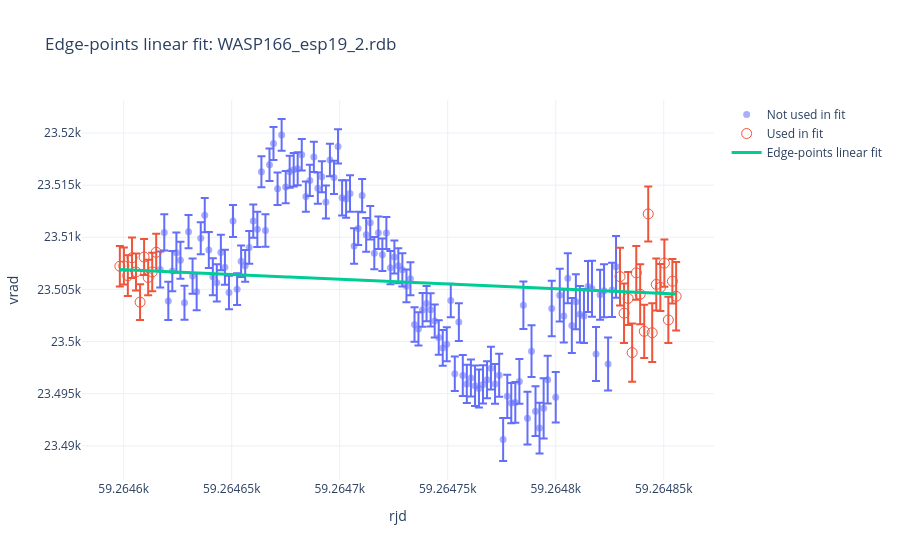

The notebook cell saved with this chart:
### Code cell
obs_name = 'WASP166_esp19_2.rdb'
obs_df = read_rdb_file(best_rm_path / obs_name)

def iteratively_clip_by_rms(obs_name, rms_threshold=2.0, max_iterations=10, observations_path=best_rm_path):
    obs_df = read_rdb_file(observations_path / obs_name)
    clean_df = obs_df.dropna(subset=['rjd', 'vrad', 'svrad']).copy()
    fit_mask = pd.Series(True, index=clean_df.index)
    history = []

    for iteration in range(max_iterations):
        fitted_df, fit_result = fit_linear_rv(clean_df, fit_mask=fit_mask)
        fit_residuals = fitted_df.loc[fit_mask, 'linear_residual']
        residual_rms = np.sqrt(np.mean(fit_residuals**2))
        clip_limit = rms_threshold * residual_rms
        exclude_mask = fit_mask & (fitted_df['linear_residual'].abs() > clip_limit)
        exclude_indices = fitted_df.index[exclude_mask]

        history.append(
            {
                'iteration': iteration + 1,
                **fit_result,
                'residual_rms': residual_rms,
                'clip_limit': clip_limit,
                'n_excluded': len(exclude_indices),
                'excluded_indices': list(exclude_indices),
                'excluded_files': fitted_df.loc[exclude_indices, 'file_rootpath'].tolist(),
                'excluded_rjd': fitted_df.loc[exclude_indices, 'rjd'].tolist(),
                'excluded_vrad': fitted_df.loc[exclude_indices, 'vrad'].tolist(),
                'excluded_residual': fitted_df.loc[exclude_indices, 'linear_residual'].tolist(),
            }
        )

        if len(exclude_indices) == 0:
            break

        fit_mask.loc[exclude_indices] = False

    initial_df, initial_fit = fit_linear_rv(clean_df)
    final_df, final_fit = fit_linear_rv(clean_df, fit_mask=fit_mask)

    return initial_df, initial_fit, final_df, final_fit, pd.DataFrame(history)


def fit_with_edge_points(obs_name, n_first=5, n_last=6, observations_path=best_rm_path):
    obs_df = read_rdb_file(observations_path / obs_name)
    clean_df = obs_df.dropna(subset=['rjd', 'vrad', 'svrad']).copy().sort_values('rjd')

    fit_mask = pd.Series(False, index=clean_df.index)
    fit_mask.loc[clean_df.head(n_first).index] = True
    fit_mask.loc[clean_df.tail(n_last).index] = True

    fitted_df, fit_result = fit_linear_rv(clean_df, fit_mask=fit_mask)
    fit_history = pd.DataFrame(
        [
            {
                **fit_result,
                'fit_method': 'edge_points',
                'n_first': n_first,
                'n_last': n_last,
                'fit_indices': list(clean_df.index[fit_mask]),
            }
        ]
    )

    return fitted_df, fit_result, fit_history


def plot_linear_fit_selection(obs_df, fitted_df, fit_result, obs_name, fit_label='Linear fit'):
    model_rjd, model_vrad = model_curve(obs_df, fit_result)
    fit_df = fitted_df.loc[fitted_df['fit_mask']]
    unused_df = fitted_df.loc[~fitted_df['fit_mask']]

    fig = go.Figure()
    fig.add_trace(
        go.Scatter(
            x=unused_df['rjd'],
            y=unused_df['vrad'],
            error_y=dict(type='data', array=unused_df['svrad'], visible=True),
            mode='markers',
            marker=dict(size=7, opacity=0.55),
            name='Not used in fit',
            text=unused_df['file_rootpath'],
            hovertemplate='rjd=%{x}<br>vrad=%{y}<br>svrad=%{error_y.array}<br>file=%{text}<extra></extra>',
        )
    )
    fig.add_trace(
        go.Scatter(
            x=fit_df['rjd'],
            y=fit_df['vrad'],
            error_y=dict(type='data', array=fit_df['svrad'], visible=True),
            mode='markers',
            marker=dict(size=10, symbol='circle-open'),
            name='Used in fit',
            text=fit_df['file_rootpath'],
            hovertemplate='rjd=%{x}<br>vrad=%{y}<br>svrad=%{error_y.array}<br>file=%{text}<extra></extra>',
        )
    )
    fig.add_trace(
        go.Scatter(
            x=model_rjd,
            y=model_vrad,
            mode='lines',
            line=dict(width=3),
            name=fit_label,
            hovertemplate='rjd=%{x}<br>model vrad=%{y}<extra></extra>',
        )
    )
    fig.update_layout(
        title=f'{fit_label}: {obs_name}',
        xaxis_title='rjd',
        yaxis_title='vrad',
        template='plotly_white',
        hovermode='closest',
    )

    return fig


fit_method_for_plot = 'edge_points'  # use 'rms_clip' or 'edge_points'

if fit_method_for_plot == 'rms_clip':
    rms_initial_df, rms_initial_fit, rms_final_df, rms_final_fit, rms_clip_history = iteratively_clip_by_rms(
        obs_name,
        rms_threshold=1.5,
        max_iterations=5,
    )
    print(
        f"RMS-clipped fit: vrad = {rms_final_fit['intercept']:.6f} "
        f"+ {rms_final_fit['slope']:.6f} * (rjd - {rms_final_fit['rjd_ref']:.8f})"
    )
    fig = plot_iterative_linear_fit(obs_df, rms_initial_fit, rms_final_df, rms_final_fit, obs_name)
    fig.update_layout(title=f'RMS-clipped linear RV fit: {obs_name}')
elif fit_method_for_plot == 'edge_points':
    edge_fitted_df, edge_fit, edge_fit_history = fit_with_edge_points(
        obs_name,
        n_first=10,
        n_last=15,
    )
    print(
        f"edge-points fit: vrad = {edge_fit['intercept']:.6f} "
        f"+ {edge_fit['slope']:.6f} * (rjd - {edge_fit['rjd_ref']:.8f})"
    )
    display(edge_fit_history)
    fig = plot_linear_fit_selection(obs_df, edge_fitted_df, edge_fit, obs_name, fit_label='Edge-points linear fit')
else:
    raise ValueError("fit_method_for_plot must be 'rms_clip' or 'edge_points'")

fig.show()

### Figure 1 — Plotly figure (JSON) as saved in the notebook; plotly's stock layout.template omitted (floating-point values rounded to 4 significant figures; data arrays with more than 128 entries replaced by an {"elided": "..."} marker saying what was removed)
{"data": [{"error_y": {"array": [1.731, 1.74, 1.839, 1.935, 1.929, 1.777, 1.631, 1.59, 1.685, 1.776, 1.537, 1.651, 1.732, 1.775, 1.787, 1.693, 1.679, 1.61, 1.53, 1.523, 1.515, 1.517, 1.574, 1.595, 1.696, 1.491, 1.559, 1.567, 1.572, 1.549, 1.523, 1.537, 1.532, 1.603, 1.58, 1.508, 1.444, 1.502, 1.451, 1.495, 1.49, 1.581, 1.569, 1.596, 1.645, 1.693, 1.794, 1.749, 1.709, 1.593, 1.588, 1.61, 1.608, 1.544, 1.563, 1.554, 1.53, 1.595, 1.578, 1.683, 1.593, 1.562, 1.58, 1.651, 1.595, 1.615, 1.694, 1.597, 1.583, 1.659, 1.717, 1.635, 1.602, 1.654, 1.806, 1.964, 1.833, 1.776, 1.945, 1.826, 1.842, 1.764, 2.051, 1.9, 2.057, 2.057, 2.072, 1.937, 1.957, 2.143, 2.285, 2.524, 2.483, 2.384, 2.425, 2.888, 2.29, 2.661, 2.424, 2.528, 2.54, 2.393, 2.632, 2.631, 2.711, 2.588, 2.441, 2.692, 2.592, 2.403, 2.542, 2.546, 2.607, 2.967], "type": "data", "visible": true}, "hovertemplate": "rjd=%{x}<br>vrad=%{y}<br>svrad=%{error_y.array}<br>file=%{text}<extra></extra>", "marker": {"opacity": 0.55, "size": 7}, "mode": "markers", "name": "Not used in fit", "text": ["ESPRE.2021-02-19T02:39:13.699.fits", "ESPRE.2021-02-19T02:41:55.763.fits", "ESPRE.2021-02-19T02:44:37.820.fits", "ESPRE.2021-02-19T02:47:19.902.fits", "ESPRE.2021-02-19T02:50:01.970.fits", "ESPRE.2021-02-19T02:52:44.152.fits", "ESPRE.2021-02-19T02:55:26.298.fits", "ESPRE.2021-02-19T02:58:08.379.fits", "ESPRE.2021-02-19T03:00:50.382.fits", "ESPRE.2021-02-19T03:03:32.600.fits", "ESPRE.2021-02-19T03:06:14.696.fits", "ESPRE.2021-02-19T03:08:56.731.fits", "ESPRE.2021-02-19T03:11:38.787.fits", "ESPRE.2021-02-19T03:14:18.530.fits", "ESPRE.2021-02-19T03:16:58.537.fits", "ESPRE.2021-02-19T03:19:40.684.fits", "ESPRE.2021-02-19T03:22:22.746.fits", "ESPRE.2021-02-19T03:25:04.741.fits", "ESPRE.2021-02-19T03:27:46.804.fits", "ESPRE.2021-02-19T03:30:28.983.fits", "ESPRE.2021-02-19T03:33:11.081.fits", "ESPRE.2021-02-19T03:35:53.282.fits", "ESPRE.2021-02-19T03:38:35.379.fits", "ESPRE.2021-02-19T03:41:17.382.fits", "ESPRE.2021-02-19T03:43:59.565.fits", "ESPRE.2021-02-19T03:46:41.712.fits", "ESPRE.2021-02-19T03:49:23.839.fits", "ESPRE.2021-02-19T03:52:03.588.fits", "ESPRE.2021-02-19T03:54:45.774.fits", "ESPRE.2021-02-19T03:57:27.812.fits", "ESPRE.2021-02-19T04:00:09.889.fits", "ESPRE.2021-02-19T04:02:52.228.fits", "ESPRE.2021-02-19T04:05:32.197.fits", "ESPRE.2021-02-19T04:08:11.885.fits", "ESPRE.2021-02-19T04:10:53.962.fits", "ESPRE.2021-02-19T04:13:36.163.fits", "ESPRE.2021-02-19T04:16:18.256.fits", "ESPRE.2021-02-19T04:18:58.131.fits", "ESPRE.2021-02-19T04:21:37.946.fits", "ESPRE.2021-02-19T04:24:17.756.fits", "ESPRE.2021-02-19T04:26:59.878.fits", "ESPRE.2021-02-19T04:29:41.987.fits", "ESPRE.2021-02-19T04:32:21.379.fits", "ESPRE.2021-02-19T04:35:03.382.fits", "ESPRE.2021-02-19T04:37:45.528.fits", "ESPRE.2021-02-19T04:40:27.699.fits", "ESPRE.2021-02-19T04:43:07.379.fits", "ESPRE.2021-02-19T04:45:47.178.fits", "ESPRE.2021-02-19T04:48:29.287.fits", "ESPRE.2021-02-19T04:51:11.382.fits", "ESPRE.2021-02-19T04:53:51.093.fits", "ESPRE.2021-02-19T04:56:33.167.fits", "ESPRE.2021-02-19T04:59:15.340.fits", "ESPRE.2021-02-19T05:01:57.379.fits", "ESPRE.2021-02-19T05:04:39.382.fits", "ESPRE.2021-02-19T05:07:17.902.fits", "ESPRE.2021-02-19T05:10:00.053.fits", "ESPRE.2021-02-19T05:12:39.378.fits", "ESPRE.2021-02-19T05:15:18.552.fits", "ESPRE.2021-02-19T05:17:58.368.fits", "ESPRE.2021-02-19T05:20:40.379.fits", "ESPRE.2021-02-19T05:23:22.538.fits", "ESPRE.2021-02-19T05:26:02.333.fits", "ESPRE.2021-02-19T05:28:44.382.fits", "ESPRE.2021-02-19T05:31:23.173.fits", "ESPRE.2021-02-19T05:34:05.310.fits", "ESPRE.2021-02-19T05:36:47.521.fits", "ESPRE.2021-02-19T05:39:29.583.fits", "ESPRE.2021-02-19T05:42:11.731.fits", "ESPRE.2021-02-19T05:44:53.727.fits", "ESPRE.2021-02-19T05:47:33.057.fits", "ESPRE.2021-02-19T05:50:15.240.fits", "ESPRE.2021-02-19T05:52:55.113.fits", "ESPRE.2021-02-19T05:55:37.341.fits", "ESPRE.2021-02-19T05:58:19.382.fits", "ESPRE.2021-02-19T06:00:59.263.fits", "ESPRE.2021-02-19T06:03:38.340.fits", "ESPRE.2021-02-19T06:06:20.379.fits", "ESPRE.2021-02-19T06:09:00.194.fits", "ESPRE.2021-02-19T06:11:42.279.fits", "ESPRE.2021-02-19T06:14:22.269.fits", "ESPRE.2021-02-19T06:17:04.378.fits", "ESPRE.2021-02-19T06:19:44.188.fits", "ESPRE.2021-02-19T06:22:26.312.fits", "ESPRE.2021-02-19T06:25:08.376.fits", "ESPRE.2021-02-19T06:27:50.531.fits", "ESPRE.2021-02-19T06:30:32.708.fits", "ESPRE.2021-02-19T06:33:14.843.fits", "ESPRE.2021-02-19T06:35:56.746.fits", "ESPRE.2021-02-19T06:38:38.827.fits", "ESPRE.2021-02-19T06:41:20.892.fits", "ESPRE.2021-02-19T06:44:03.062.fits", "ESPRE.2021-02-19T06:46:45.271.fits", "ESPRE.2021-02-19T06:49:25.023.fits", "ESPRE.2021-02-19T06:52:07.227.fits", "ESPRE.2021-02-19T06:54:49.315.fits", "ESPRE.2021-02-19T06:57:31.379.fits", "ESPRE.2021-02-19T07:00:13.600.fits", "ESPRE.2021-02-19T07:02:52.831.fits", "ESPRE.2021-02-19T07:05:31.888.fits", "ESPRE.2021-02-19T07:08:13.961.fits", "ESPRE.2021-02-19T07:10:56.129.fits", "ESPRE.2021-02-19T07:13:38.307.fits", "ESPRE.2021-02-19T07:16:17.897.fits", "ESPRE.2021-02-19T07:19:00.060.fits", "ESPRE.2021-02-19T07:21:39.380.fits", "ESPRE.2021-02-19T07:24:21.532.fits", "ESPRE.2021-02-19T07:27:03.702.fits", "ESPRE.2021-02-19T07:29:42.920.fits", "ESPRE.2021-02-19T07:32:25.057.fits", "ESPRE.2021-02-19T07:35:04.612.fits", "ESPRE.2021-02-19T07:37:46.812.fits", "ESPRE.2021-02-19T07:40:25.876.fits", "ESPRE.2021-02-19T07:43:05.176.fits"], "type": "scatter", "x": [59260.0, 59260.0, 59260.0, 59260.0, 59260.0, 59260.0, 59260.0, 59260.0, 59260.0, 59260.0, 59260.0, 59260.0, 59260.0, 59260.0, 59260.0, 59260.0, 59260.0, 59260.0, 59260.0, 59260.0, 59260.0, 59260.0, 59260.0, 59260.0, 59260.0, 59260.0, 59260.0, 59260.0, 59260.0, 59260.0, 59260.0, 59260.0, 59260.0, 59260.0, 59260.0, 59260.0, 59260.0, 59260.0, 59260.0, 59260.0, 59260.0, 59260.0, 59260.0, 59260.0, 59260.0, 59260.0, 59260.0, 59260.0, 59260.0, 59260.0, 59260.0, 59260.0, 59260.0, 59260.0, 59260.0, 59260.0, 59260.0, 59260.0, 59260.0, 59260.0, 59260.0, 59260.0, 59260.0, 59260.0, 59260.0, 59260.0, 59260.0, 59260.0, 59260.0, 59260.0, 59260.0, 59260.0, 59260.0, 59260.0, 59260.0, 59260.0, 59260.0, 59260.0, 59260.0, 59260.0, 59260.0, 59260.0, 59260.0, 59260.0, 59260.0, 59260.0, 59260.0, 59260.0, 59260.0, 59260.0, 59260.0, 59260.0, 59260.0, 59260.0, 59260.0, 59260.0, 59260.0, 59260.0, 59260.0, 59260.0, 59260.0, 59260.0, 59260.0, 59260.0, 59260.0, 59260.0, 59260.0, 59260.0, 59260.0, 59260.0, 59260.0, 59260.0, 59260.0, 59260.0], "y": [23510.0, 23510.0, 23500.0, 23510.0, 23510.0, 23510.0, 23500.0, 23510.0, 23510.0, 23500.0, 23510.0, 23510.0, 23510.0, 23510.0, 23510.0, 23510.0, 23510.0, 23500.0, 23510.0, 23510.0, 23510.0, 23510.0, 23510.0, 23510.0, 23510.0, 23520.0, 23510.0, 23520.0, 23520.0, 23510.0, 23520.0, 23510.0, 23520.0, 23520.0, 23520.0, 23520.0, 23510.0, 23520.0, 23520.0, 23510.0, 23520.0, 23510.0, 23520.0, 23520.0, 23520.0, 23510.0, 23510.0, 23510.0, 23510.0, 23510.0, 23510.0, 23510.0, 23510.0, 23510.0, 23510.0, 23510.0, 23510.0, 23510.0, 23510.0, 23510.0, 23510.0, 23510.0, 23510.0, 23500.0, 23500.0, 23500.0, 23500.0, 23500.0, 23500.0, 23500.0, 23500.0, 23500.0, 23500.0, 23500.0, 23500.0, 23500.0, 23500.0, 23500.0, 23500.0, 23500.0, 23500.0, 23500.0, 23500.0, 23500.0, 23500.0, 23490.0, 23490.0, 23490.0, 23490.0, 23500.0, 23500.0, 23490.0, 23500.0, 23490.0, 23490.0, 23490.0, 23500.0, 23500.0, 23490.0, 23500.0, 23500.0, 23510.0, 23500.0, 23500.0, 23500.0, 23500.0, 23510.0, 23510.0, 23500.0, 23500.0, 23500.0, 23500.0, 23500.0, 23510.0]}, {"error_y": {"array": [1.947, 1.777, 1.956, 1.942, 1.773, 1.71, 1.731, 1.697, 1.844, 1.788, 2.767, 2.857, 2.538, 2.795, 2.568, 2.871, 2.552, 2.634, 2.82, 2.496, 2.255, 2.263, 2.219, 2.132, 3.281], "type": "data", "visible": true}, "hovertemplate": "rjd=%{x}<br>vrad=%{y}<br>svrad=%{error_y.array}<br>file=%{text}<extra></extra>", "marker": {"size": 10, "symbol": "circle-open"}, "mode": "markers", "name": "Used in fit", "text": ["ESPRE.2021-02-19T02:12:21.382.fits", "ESPRE.2021-02-19T02:15:00.903.fits", "ESPRE.2021-02-19T02:17:43.057.fits", "ESPRE.2021-02-19T02:20:25.258.fits", "ESPRE.2021-02-19T02:23:07.364.fits", "ESPRE.2021-02-19T02:25:49.554.fits", "ESPRE.2021-02-19T02:28:28.730.fits", "ESPRE.2021-02-19T02:31:13.191.fits", "ESPRE.2021-02-19T02:33:55.332.fits", "ESPRE.2021-02-19T02:36:34.379.fits", "ESPRE.2021-02-19T07:45:45.026.fits", "ESPRE.2021-02-19T07:48:27.148.fits", "ESPRE.2021-02-19T07:51:09.226.fits", "ESPRE.2021-02-19T07:53:48.961.fits", "ESPRE.2021-02-19T07:56:31.130.fits", "ESPRE.2021-02-19T07:59:10.543.fits", "ESPRE.2021-02-19T08:01:52.732.fits", "ESPRE.2021-02-19T08:04:31.913.fits", "ESPRE.2021-02-19T08:07:11.217.fits", "ESPRE.2021-02-19T08:09:53.307.fits", "ESPRE.2021-02-19T08:12:35.382.fits", "ESPRE.2021-02-19T08:15:17.536.fits", "ESPRE.2021-02-19T08:17:56.928.fits", "ESPRE.2021-02-19T08:20:36.382.fits", "ESPRE.2021-02-19T08:23:15.856.fits"], "type": "scatter", "x": [59260.0, 59260.0, 59260.0, 59260.0, 59260.0, 59260.0, 59260.0, 59260.0, 59260.0, 59260.0, 59260.0, 59260.0, 59260.0, 59260.0, 59260.0, 59260.0, 59260.0, 59260.0, 59260.0, 59260.0, 59260.0, 59260.0, 59260.0, 59260.0, 59260.0], "y": [23510.0, 23510.0, 23510.0, 23510.0, 23510.0, 23500.0, 23510.0, 23510.0, 23510.0, 23510.0, 23510.0, 23500.0, 23500.0, 23500.0, 23510.0, 23500.0, 23500.0, 23510.0, 23500.0, 23510.0, 23510.0, 23510.0, 23500.0, 23510.0, 23500.0]}, {"hovertemplate": "rjd=%{x}<br>model vrad=%{y}<extra></extra>", "line": {"width": 3}, "mode": "lines", "name": "Edge-points linear fit", "type": "scatter", "x": {"elided": "300 float values"}, "y": {"elided": "300 float values"}}], "layout": {"hovermode": "closest", "title": {"text": "Edge-points linear fit: WASP166_esp19_2.rdb"}, "xaxis": {"title": {"text": "rjd"}}, "yaxis": {"title": {"text": "vrad"}}}}
